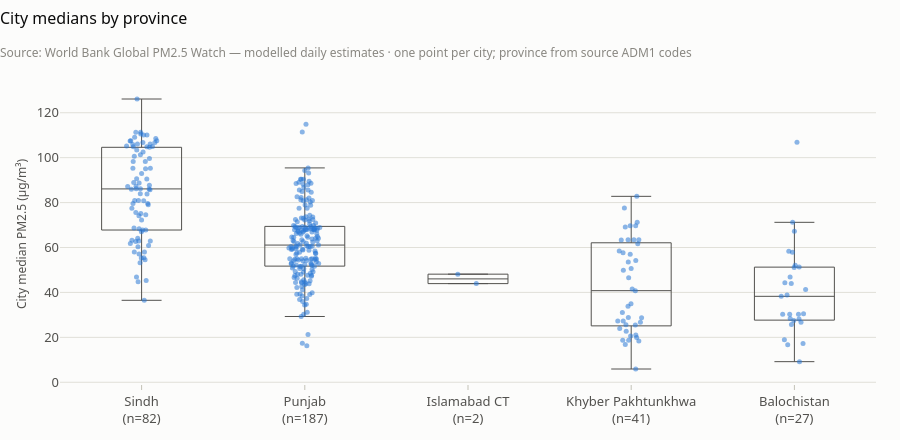

The code cell stored with this chart in its notebook:
### Code cell
charts.province_box(cs)

### Figure 1 — Plotly figure (JSON) as saved in the notebook; plotly's stock layout.template omitted (floating-point values rounded to 4 significant figures; data arrays with more than 128 entries replaced by an {"elided": "..."} marker saying what was removed)
{"data": [{"boxpoints": "all", "fillcolor": "rgba(0,0,0,0)", "hovertemplate": "<b>%{text}</b><br>%{y:.1f} µg/m³<extra></extra>", "jitter": 0.4, "line": {"color": "#52514e", "width": 1}, "marker": {"color": "#2a78d6", "opacity": 0.55, "size": 5}, "name": "Sindh<br>(n=82)", "pointpos": 0, "text": ["Larkana", "Hingorja", "Setharja Old", "Gambat", "Sukkur", "Rohri", "Naudero", "Ghotki", "Dokri", "Ranipur", "Moro", "Ratodero", "Pir Jo Goth", "Kandiaro", "Goth Radhan", "Pano Aqil", "Kambar", "Tharu Shah", "Jacobabad", "Mehar", "Johi", "Madeji", "Khairpur Nathan Shah", "Khairpur Mir's", "Shikarpur", "Nasirabad", "Sobhodero", "Khairpur", "Kotri", "Hyderabad", "Bhan", "Mirpur Mathelo", "Daur", "New Badah", "Garhiyasin", "Naushahro Firoz", "Nawabshah", "Tando Adam", "Mian Sahib", "Kandhkot", "Ubauro", "Pad Idan", "Dadu", "Thul", "Shahdad Kot", "Sita Road", "Sinjhoro", "Jhol", "Shahpur Chakar", "Tando Allahyar", "Matiari", "Daulatpur", "Mirpur Khas", "Digri", "Umarkot", "Kunri", "Warah", "Sakrand", "Badin", "Tando Jam", "Bhit Shah", "Hala", "Shahdadpur", "Sanghar", "Ghauspur", "Khanpur Mahar", "Talhar", "Sehwan", "Kot Diji", "Naukot", "Kashmor", "Matli", "Tando Muhammad Khan", "Karachi University Employees Co-operative Housing Society", "Chhor", "Dhoro Naro", "Manjhand", "Chuhar Jamali", "Thatta", "Gharo", "Malir Cantonment", "Mithi"], "type": "box", "y": [126.1, 111.3, 111.3, 110.6, 110.1, 110.1, 109.1, 108.5, 107.6, 107.5, 107.4, 106.8, 106.7, 106.1, 106.0, 105.8, 105.2, 105.0, 104.9, 104.9, 104.6, 103.4, 102.5, 101.3, 100.6, 99.67, 98.33, 98.32, 95.33, 95.33, 95.01, 92.92, 90.61, 90.46, 88.9, 88.68, 87.73, 87.33, 87.14, 86.17, 86.17, 86.0, 85.94, 85.75, 83.96, 83.87, 80.94, 80.94, 80.85, 79.64, 79.59, 79.06, 77.52, 75.54, 75.2, 74.54, 74.1, 72.27, 68.68, 68.38, 67.78, 67.78, 66.99, 64.15, 63.25, 62.93, 62.86, 62.68, 61.84, 60.9, 60.38, 58.04, 57.97, 57.12, 55.44, 55.3, 54.56, 53.19, 46.88, 45.27, 44.77, 36.5]}, {"boxpoints": "all", "fillcolor": "rgba(0,0,0,0)", "hovertemplate": "<b>%{text}</b><br>%{y:.1f} µg/m³<extra></extra>", "jitter": 0.4, "line": {"color": "#52514e", "width": 1}, "marker": {"color": "#2a78d6", "opacity": 0.55, "size": 5}, "name": "Punjab<br>(n=187)", "pointpos": 0, "text": {"elided": "187 str values"}, "type": "box", "y": {"elided": "187 float values"}}, {"boxpoints": "all", "fillcolor": "rgba(0,0,0,0)", "hovertemplate": "<b>%{text}</b><br>%{y:.1f} µg/m³<extra></extra>", "jitter": 0.4, "line": {"color": "#52514e", "width": 1}, "marker": {"color": "#2a78d6", "opacity": 0.55, "size": 5}, "name": "Islamabad CT<br>(n=2)", "pointpos": 0, "text": ["Alipur (Islamabad Capital Territory)", "Islamabad"], "type": "box", "y": [48.13, 43.92]}, {"boxpoints": "all", "fillcolor": "rgba(0,0,0,0)", "hovertemplate": "<b>%{text}</b><br>%{y:.1f} µg/m³<extra></extra>", "jitter": 0.4, "line": {"color": "#52514e", "width": 1}, "marker": {"color": "#2a78d6", "opacity": 0.55, "size": 5}, "name": "Khyber Pakhtunkhwa<br>(n=41)", "pointpos": 0, "text": ["Mardan", "Peshawar", "Utmanzai", "Tordher", "Jahangira", "Risalpur Cantonment", "Nowshera Kalan", "Amangarh", "Nowshera Cantonment", "Akora Khattak", "Pabbi", "Shabqadar", "Charsadda", "Kohat", "Bannu", "Tangi", "Sarai Naurang", "Lakki", "Shorkot", "Lachi", "Paharpur", "Abbottabad", "Dera Ismail Khan", "Tank", "Topi", "Battagram", "Swabi", "Zaida", "Musa Banda/musa Khan Kallay", "Mingora", "Kulachi", "Haripur", "Bat Khela", "Upper Dir", "Dursh Khela", "Havelian", "Buni", "Hangu", "Mansehra", "Khalabat", "Thal"], "type": "box", "y": [82.78, 77.63, 71.23, 69.72, 69.72, 69.08, 63.49, 63.49, 63.49, 63.35, 61.69, 58.47, 57.68, 57.03, 54.2, 53.51, 50.71, 49.9, 46.58, 41.56, 40.78, 34.99, 33.83, 31.1, 28.84, 28.78, 27.27, 27.27, 26.73, 25.61, 25.53, 23.89, 22.76, 21.1, 20.61, 19.97, 18.71, 18.69, 18.36, 16.85, 5.912]}, {"boxpoints": "all", "fillcolor": "rgba(0,0,0,0)", "hovertemplate": "<b>%{text}</b><br>%{y:.1f} µg/m³<extra></extra>", "jitter": 0.4, "line": {"color": "#52514e", "width": 1}, "marker": {"color": "#2a78d6", "opacity": 0.55, "size": 5}, "name": "Balochistan<br>(n=27)", "pointpos": 0, "text": ["Usta Muhammad", "Mehrabpur", "Kot Malik Barkhurdar", "Quetta", "Bhag", "Kharan", "Turbat", "Dadhar", "Sibi", "Bela", "Nushki", "Arif Wala", "Pasni", "Uthal", "Loralai", "Dalbandin", "Pishin", "Nok Kundi", "Khuzdar", "Washuk", "Mastung", "Mach", "Dera Bugti", "Chaman", "Taftan", "Kalat", "Zhob"], "type": "box", "y": [106.8, 71.22, 67.26, 58.31, 57.85, 52.06, 51.3, 51.15, 46.82, 44.33, 43.96, 41.26, 38.86, 38.27, 30.56, 30.34, 30.32, 30.29, 28.39, 28.16, 27.5, 26.78, 25.69, 18.98, 17.22, 16.68, 9.18]}], "layout": {"height": 440, "showlegend": false, "title": {"subtitle": {"text": "Source: World Bank Global PM2.5 Watch — modelled daily estimates · one point per city; province from source ADM1 codes"}, "text": "City medians by province"}, "yaxis": {"title": {"text": "City median PM2.5 (µg/m³)"}}}}
